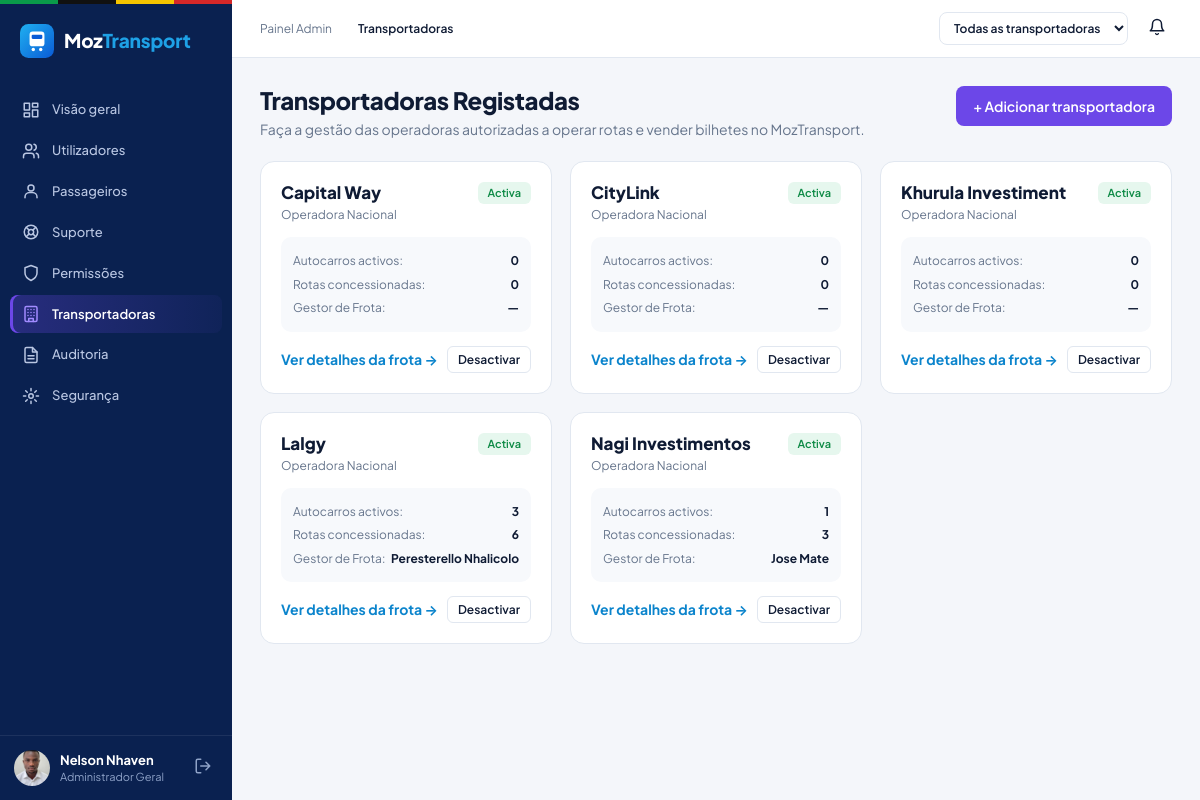
The page /administrador/transportadoras.php (signed in) on the database its author committed.
### tables this page shows
CREATE TABLE `transportadora` (
  `id_transportadora` int(10) unsigned NOT NULL AUTO_INCREMENT,
  `nome` varchar(100) NOT NULL,
  `nuit` varchar(20) NOT NULL,
  `contacto` varchar(30) NOT NULL,
  `endereco` varchar(200) DEFAULT NULL,
  `activa` tinyint(1) NOT NULL DEFAULT 1,
  PRIMARY KEY (`id_transportadora`),
  UNIQUE KEY `uq_transportadora_nuit` (`nuit`)
);

### administrador/transportadoras.php (the view, shortened to what this page needs)
<?php
require_once __DIR__ . '/../includes/sessao.php';
$filtro = filtro_transportadora();
$sql = "SELECT t.*,
          (SELECT COUNT(*) FROM autocarro a WHERE a.id_transportadora = t.id_transportadora AND a.activo = 1) AS autocarros,
          (SELECT COUNT(*) FROM rota r WHERE r.id_transportadora = t.id_transportadora AND r.activa = 1) AS rotas,
          (SELECT u.nome FROM utilizador u WHERE u.id_transportadora = t.id_transportadora AND u.perfil = 'gestor' AND u.activo = 1
           ORDER BY u.id_utilizador LIMIT 1) AS gestor
        FROM transportadora t " . ($filtro ? 'WHERE t.id_transportadora = ' . (int)$filtro : '') . ' ORDER BY t.nome';
$lista = $pdo->query($sql)->fetchAll();
require __DIR__ . '/../includes/painel_inicio.php';
?>
<div class="cabecalho-pagina">
  <div>
    <h1 class="titulo-pagina">Transportadoras Registadas</h1>
    <p class="subtitulo-pagina">Faça a gestão das operadoras autorizadas a operar rotas e vender bilhetes no <?= e(APP_NOME) ?>.</p>
  </div>
  <button class="btn btn-primario" type="button" data-abrir="modal-transp">+ Adicionar transportadora</button>
</div>
<div class="grelha-transp">
  <?php foreach ($lista as $t): ?>
    <article class="cartao-transp">
      <header>
        <h3><?= e($t['nome']) ?></h3>
        <span class="etq <?= $t['activa'] ? 'etq-estado-activa' : 'etq-estado-inactiva' ?>"><?= $t['activa'] ? 'Activa' : 'Inactiva' ?></span>
      </header>
      <p class="tipo">Operadora Nacional</p>
      <div class="dados-transp">
        <div>Autocarros activos: <b><?= (int)$t['autocarros'] ?></b></div>
        <div>Rotas concessionadas: <b><?= (int)$t['rotas'] ?></b></div>
        <div>Gestor de Frota: <b><?= e($t['gestor'] ?? '—') ?></b></div>
      </div>
      <div class="rodape-cartao">
        <a href="<?= e(url('administrador/frota.php?id=' . (int)$t['id_transportadora'])) ?>"><b>Ver detalhes da frota →</b></a>
        <form method="post" data-confirmar="<?= $t['activa'] ? 'Desactivar' : 'Activar' ?> a transportadora <?= e($t['nome']) ?>?">
          <button class="btn-tabela" type="submit"><?= $t['activa'] ? 'Desactivar' : 'Activar' ?></button>
        </form>
      </div>
    </article>
  <?php endforeach; ?>
</div>
<?php require __DIR__ . '/../includes/painel_fim.php'; ?>

### assets/css/base.css (style rules this page uses)
:root { --azul:#1ea1e6; --azul-forte:#0b84cc; --navy:#0a2150; --navy-2:#102b66; --texto:#0f1b34; --cinza:#66758c; --borda:#e1e7f0; --fundo:#f4f6fa; --branco:#fff; --erro:#d92d3a; --erro-bg:#fdecee; --ok:#12a150; --ok-bg:#e7f7ee; --info:#0b6fb0; --info-bg:#e9f5fd; --roxo:#6c47e8; --roxo-bg:#f0ecff; --acento:var(--azul); --acento-forte:var(--azul-forte); --raio:10px; --fonte:'Plus Jakarta Sans','Inter',system-ui,-apple-system,'Segoe UI',Roboto,sans-serif; }
* { box-sizing:border-box }
html,body { margin:0 }
body { font-family:var(--fonte);color:var(--texto);background:var(--fundo);font-size:14px;line-height:1.45 }
a { color:var(--azul-forte);text-decoration:none }
h1,h2,h3 { margin:0;line-height:1.2 }
.btn { display:inline-flex;align-items:center;justify-content:center;gap:8px;border:1px solid transparent;border-radius:8px; padding:10px 16px;font:600 14px var(--fonte);cursor:pointer;transition:.15s;text-decoration:none }
.btn-primario { background:var(--acento);color:#fff }

### assets/css/painel.css (style rules this page uses)
body.painel { display:flex;min-height:100vh }
body.perfil-administrador { --acento:var(--roxo);--acento-forte:#5636c9 }
.titulo-pagina { font-size:24px;font-weight:800;letter-spacing:-.4px }
.subtitulo-pagina { color:var(--cinza);margin:4px 0 22px }

### assets/css/admin.css (style rules this page uses)
.cabecalho-pagina { display:flex;justify-content:space-between;align-items:flex-start;gap:16px;flex-wrap:wrap }
.etq { display:inline-block;padding:3px 10px;border-radius:6px;font-size:11px;font-weight:600 }
.btn-tabela { background:#fff;border:1px solid var(--borda);border-radius:6px;padding:5px 10px;font:600 12px var(--fonte);cursor:pointer;color:var(--texto);margin-left:4px }
.grelha-transp { display:grid;grid-template-columns:repeat(auto-fill,minmax(260px,1fr));gap:18px }
.cartao-transp { background:#fff;border:1px solid var(--borda);border-radius:14px;padding:20px }
.cartao-transp header { display:flex;justify-content:space-between;align-items:flex-start;margin-bottom:2px }
.cartao-transp h3 { font-size:17px;font-weight:800 }
.cartao-transp .tipo { color:var(--cinza);font-size:12px;margin:0 0 14px }
.etq-estado-activa { background:#e6f7ee;color:#0d8a45 }
.dados-transp { background:#f7f9fc;border-radius:10px;padding:12px;font-size:12px;margin-bottom:14px }
.dados-transp div { display:flex;justify-content:space-between;padding:3px 0;color:var(--cinza) }
.dados-transp b { color:var(--texto);font-weight:700 }
.rodape-cartao { display:flex;justify-content:space-between;align-items:center }

### rows shown on the page
transportadora: nome "Capital Way", activa "Activa", autocarros "0", rotas "0", gestor "—"
transportadora: nome "CityLink", activa "Activa", autocarros "0", rotas "0", gestor "—"
transportadora: nome "Khurula Investiment", activa "Activa", autocarros "0", rotas "0", gestor "—"
transportadora: nome "Lalgy", activa "Activa", autocarros "3", rotas "6", gestor "Peresterello Nhalicolo"
transportadora: nome "Nagi Investimentos", activa "Activa", autocarros "1", rotas "3", gestor "Jose Mate"

### other values the page prints
$rotulo "Visão geral"
$rotulo "Utilizadores"
$rotulo "Passageiros"
$rotulo "Suporte"
$rotulo "Permissões"
$rotulo "Transportadoras"
$rotulo "Auditoria"
$rotulo "Segurança"
$u['nome'] "Nelson Nhaven"
$m "Painel Admin"
$m "Transportadoras"
APP_NOME "MozTransport"
